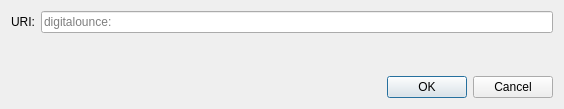
<?xml version="1.0" encoding="UTF-8"?>
<ui version="4.0">
 <class>OpenURIDialog</class>
 <widget class="QDialog" name="OpenURIDialog">
  <property name="geometry">
   <rect>
    <x>0</x>
    <y>0</y>
    <width>564</width>
    <height>109</height>
   </rect>
  </property>
  <property name="windowTitle">
   <string>Open digitalounce URI</string>
  </property>
  <layout class="QVBoxLayout" name="verticalLayout">
   <item>
    <layout class="QHBoxLayout" name="horizontalLayout">
     <item>
      <widget class="QLabel" name="label">
       <property name="text">
        <string>URI:</string>
       </property>
      </widget>
     </item>
     <item>
      <widget class="QValidatedLineEdit" name="uriEdit">
       <property name="placeholderText">
        <string notr="true">digitalounce:</string>
       </property>
      </widget>
     </item>
    </layout>
   </item>
   <item>
    <spacer name="verticalSpacer">
     <property name="orientation">
      <enum>Qt::Vertical</enum>
     </property>
     <property name="sizeHint" stdset="0">
      <size>
       <width>20</width>
       <height>40</height>
      </size>
     </property>
    </spacer>
   </item>
   <item>
    <widget class="QDialogButtonBox" name="buttonBox">
     <property name="orientation">
      <enum>Qt::Horizontal</enum>
     </property>
     <property name="standardButtons">
      <set>QDialogButtonBox::Cancel|QDialogButtonBox::Ok</set>
     </property>
    </widget>
   </item>
  </layout>
 </widget>
 <customwidgets>
  <customwidget>
   <class>QValidatedLineEdit</class>
   <extends>QLineEdit</extends>
   <header>qt/qvalidatedlineedit.h</header>
  </customwidget>
 </customwidgets>
 <resources/>
 <connections>
  <connection>
   <sender>buttonBox</sender>
   <signal>accepted()</signal>
   <receiver>OpenURIDialog</receiver>
   <slot>accept()</slot>
   <hints>
    <hint type="sourcelabel">
     <x>248</x>
     <y>254</y>
    </hint>
    <hint type="destinationlabel">
     <x>157</x>
     <y>274</y>
    </hint>
   </hints>
  </connection>
  <connection>
   <sender>buttonBox</sender>
   <signal>rejected()</signal>
   <receiver>OpenURIDialog</receiver>
   <slot>reject()</slot>
   <hints>
    <hint type="sourcelabel">
     <x>316</x>
     <y>260</y>
    </hint>
    <hint type="destinationlabel">
     <x>286</x>
     <y>274</y>
    </hint>
   </hints>
  </connection>
 </connections>
</ui>
